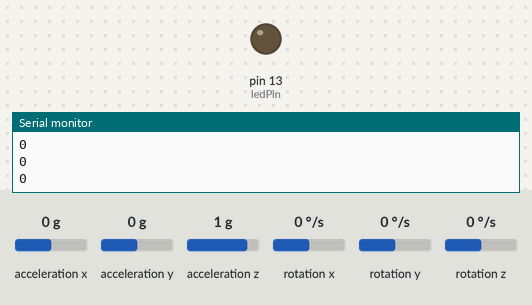
The sketch below on a simulated Arduino Uno, built with avr-gcc and run on an emulated ATmega328P. Shown: output pins drawn as LEDs (lit = HIGH), the last lines printed to the serial monitor. The test bench sets the inputs (shaded band); at power-on: acceleration x 0 g, acceleration y 0 g, acceleration z 1 g, rotation x 0 °/s, rotation y 0 °/s, rotation z 0 °/s.

Above: at 1.2 s.
1.3 s: acceleration x set to -0.3 g
At 2.5 s:
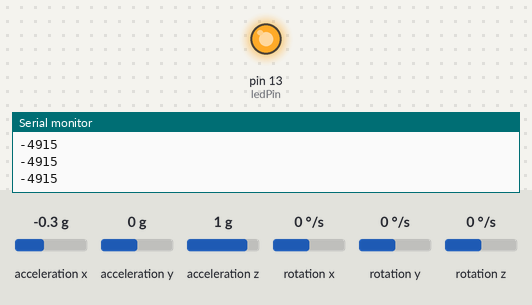
2.8 s: acceleration x set to 0 g
At 4.0 s:
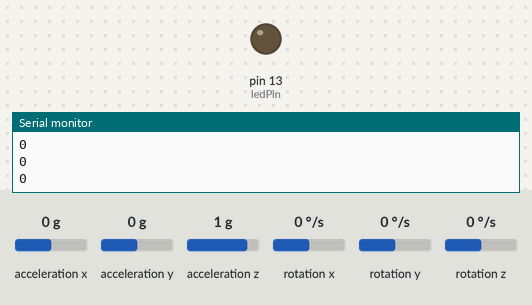
4.3 s: acceleration x set to -1.4 g
At 5.7 s:
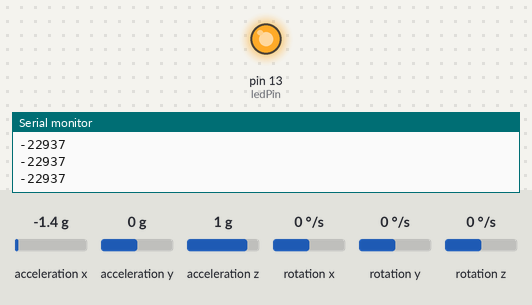
Timing chart, 0 to 7.3 s (numbered marks = the images above; inputs shaded):
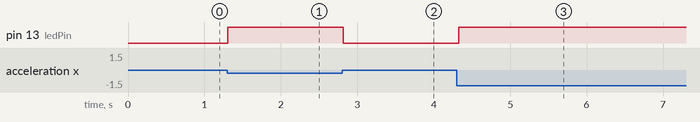

Measured:
- the behaviour switches between -0.1 and -0.2 g on acceleration x (found by bisection; images 0 and 1)
- after the input at 1.3 s, pin 13 (ledPin): LOW → HIGH at once
- after the input at 2.8 s, pin 13 (ledPin): HIGH → LOW at once
- after the input at 4.3 s, pin 13 (ledPin): LOW → HIGH at once

The sketch:

brake_ligth.ino
```cpp
#include <Wire.h>
#include <MPU6050.h>

MPU6050 mpu;
const int ledPin = 13;
int16_t ax, ay, az;
int umbral = -3000; // Ajustar según la sensibilidad deseada

void setup() {
  Wire.begin();
  Serial.begin(9600);
  mpu.initialize();
  pinMode(ledPin, OUTPUT);
}

void loop() {
  mpu.getAcceleration(&ax, &ay, &az); // Leer aceleración

  // Imprimir para monitorear y calibrar
  Serial.println(ax);

  if (ax < umbral) { // Si desacelera (el valor disminuye)
    digitalWrite(ledPin, HIGH); // Encender luz LED
  } else {
    digitalWrite(ledPin, LOW); // Apagar luz
  }
  delay(50);
}
```
